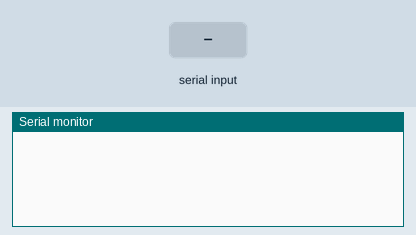
A sketch run on a simulated Arduino Uno, built with avr-gcc and run on an emulated ATmega328P. Parts: the last lines printed to the serial monitor. The inputs (shaded band) are chosen by the test bench.

Above: at 1.2 s.
1.3 s: "H\n" received over Serial
At 3.5 s:
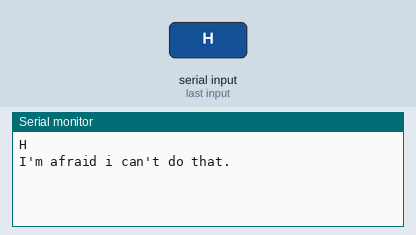
4.3 s: byte 76 ('L') received over Serial
At 6.2 s:
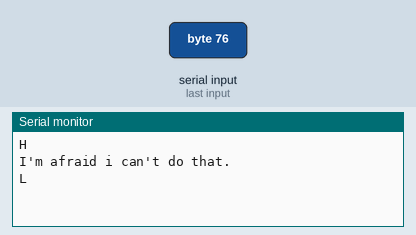
6.5 s: byte 63 ('?') received over Serial
At 7.8 s:
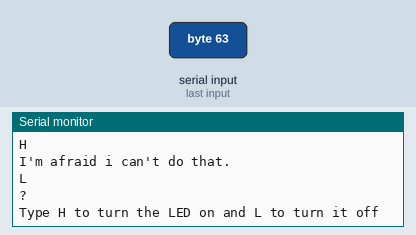
8.5 s: byte 83 ('S') received over Serial
At 10.2 s:
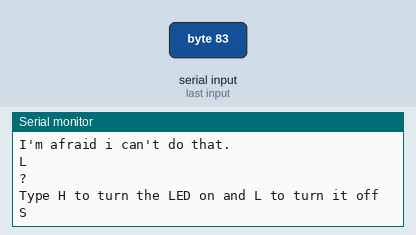
10.5 s: "1\n" received over Serial
At 12.6 s:
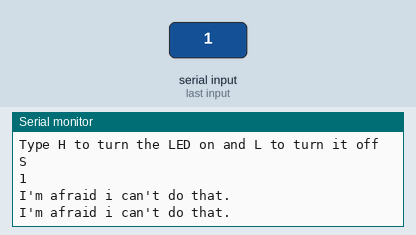

The sketch:

Serial_Controlled_LED.ino
```cpp
void setup()
{
  Serial.begin(9600);

}

void loop()
{
  byte serial_data = 0;
  if (Serial.available())
  {
    serial_data = Serial.read();

    Serial.write(serial_data);
    Serial.print("\n");

    if (serial_data == 'H')
    {
      digitalWrite(13, HIGH);
    }
    else if (serial_data == 'L')
    {
      digitalWrite(13, LOW);
    }
    else if (serial_data == '?')
    {
      Serial.println("Type H to turn the LED on and L to turn it off");
    }
    else if (serial_data == 'S')
    {
      digitalWrite (13, HIGH);
      delay(30);
      digitalWrite (13, LOW);
      delay(30);
    }
    else
    {
      Serial.println("I'm afraid i can't do that.");
    }
  }

  delay(1000);

}
```

Measured:
- after the input at 1.3 s, the serial monitor: prints a new line after 0.70 s (image 1)
- after the input at 4.3 s, the serial monitor: prints a new line after 0.70 s (image 2)
- after the input at 6.5 s, the serial monitor: prints a new line after 0.50 s (image 3)
- after the input at 8.5 s, the serial monitor: prints a new line after 0.50 s (image 4)
- after the input at 10.5 s, the serial monitor: prints a new line after 0.56 s (image 5)
